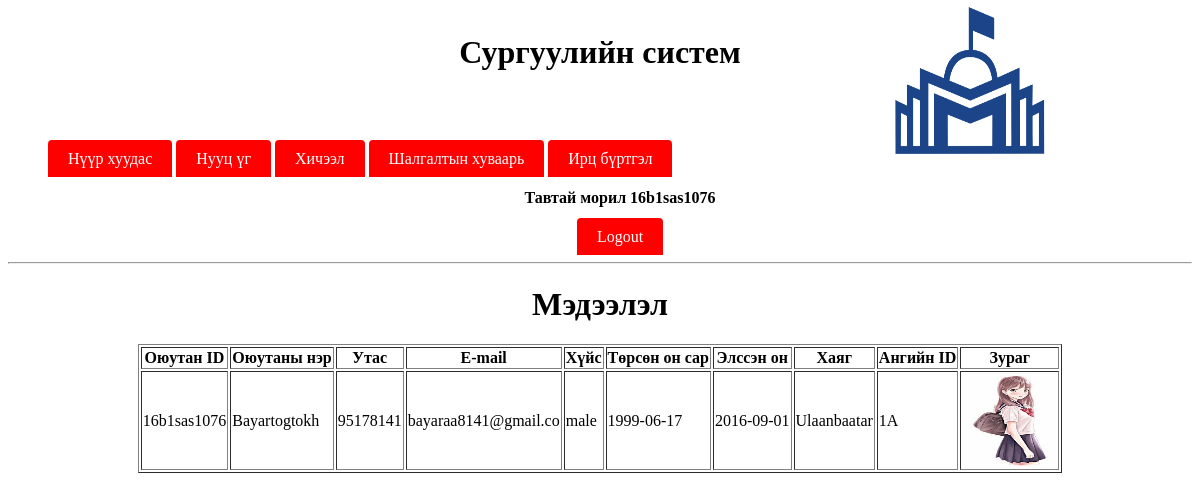
Screenshot of /student/index.php (signed in) with the database file from the repository.
### tables this page shows
CREATE TABLE IF NOT EXISTS `students` (
  `id` varchar(20) NOT NULL,
  `name` varchar(20) NOT NULL,
  `password` varchar(20) NOT NULL,
  `phone` varchar(13) NOT NULL,
  `email` varchar(20) NOT NULL,
  `sex` varchar(7) NOT NULL,
  `dob` date NOT NULL,
  `addmissiondate` date NOT NULL,
  `address` varchar(50) NOT NULL,
  `parentid` varchar(20) NOT NULL,
  `classid` varchar(20) NOT NULL,
  UNIQUE KEY `id` (`id`)
);

### student/main.php (called while the page is built, shortened)
<?php
$check=$_SESSION['login_id'];
$session=mysql_query("SELECT name  FROM students WHERE id='$check' ");
$row=mysql_fetch_array($session);
$login_session = $loged_user_name = $row['name'];
?>

### student/index.php (the view, shortened to what this page needs)
<?php
include_once('main.php');
$st=mysql_query("SELECT *  FROM students WHERE id='$check' ");
$stinfo=mysql_fetch_array($st);
?>
<html>
    <head>
		    <link rel="stylesheet" type="text/css" href="../../source/CSS/style.css">
		</head>
    <body>
			 <div class="header"><h1>Сургуулийн систем</h1></div>
			  <div class="divtopcorner">
				    <img src="../../source/logo.jpg" height="150" width="150" alt="School Management System"/>
				</div>
			<br/><br/>
				<ul>
				    <li class="manulist" >
						    <a class ="menulista" href="index.php">Нүүр хуудас</a>
						        <a class ="menulista" href="modify.php">Нууц үг</a>
								<a class ="menulista" href="course.php">Хичээл</a>
								<a class ="menulista" href="exam.php">Шалгалтын хуваарь</a>
								<a class ="menulista" href="attendance.php">Ирц бүртгэл</a>
								<div align="center">
								<h4>Тавтай морил <?php echo $check." ";?> </h4>
								<a class ="menulista" href="logout.php" onmouseover="changemouseover(this);" onmouseout="changemouseout(this,'<?php echo ucfirst($loged_user_name);?>');"><?php echo "Logout";?></a>
						</div>
						</li>
				</ul>
			  <hr/>
			  <div align="center">
			  	<h1>Мэдээлэл</h1>
			  <table border="1">
			  <tr>
			  <th>Оюутан ID</th>
			  <th>Оюутаны нэр</th>
			  <th>Утас</th>
			  <th>E-mail</th>
			  <th>Хүйс</th>
			  <th>Төрсөн он сар</th>
			  <th>Элссэн он</th>
			  <th>Хаяг</th>
			  <th>Ангийн ID</th>
			  <th>Зураг</th>
			  </tr>
			  <tr>
			  <td><?php echo $stinfo['id'];?></td>
			  <td><?php echo $stinfo['name'];?></td>
			  <td><?php echo $stinfo['phone'];?></td>
			  <td><?php echo $stinfo['email'];?></td>
			  <td><?php echo $stinfo['sex'];?></td>
			  <td><?php echo $stinfo['dob'];?></td>
			  <td><?php echo $stinfo['addmissiondate'];?></td>
			  <td><?php echo $stinfo['address'];?></td>
			  <td><?php echo $stinfo['classid'];?></td>
			  <td><img src="../images/<?php echo $check.".jpg";?>" height="95" width="95" alt="<?php echo $check." photo";?> "/></td>
			  </tr>
		</body>
</html>

### source/CSS/style.css (style rules this page uses)
.divtopcorner { position:absolute; top:0px; right: 150px; color:black; text-align:center; padding:5px; }
.header { color:black; text-align:center; padding:5px; }
.manulist { display:inline; left:100px; }
.menulista { background-color:red; color: white; padding: 10px 20px; text-decoration: none; border-radius: 4px 4px 0 0; }

### rows the page displays
students: id "16b1sas1076", name "Bayartogtokh", phone "95178141", email "bayaraa8141@gmail.co", sex "male", dob "1999-06-17", addmissiondate "2016-09-01", address "Ulaanbaatar", classid "1A"

### other values shown
$check "16b1sas1076"
